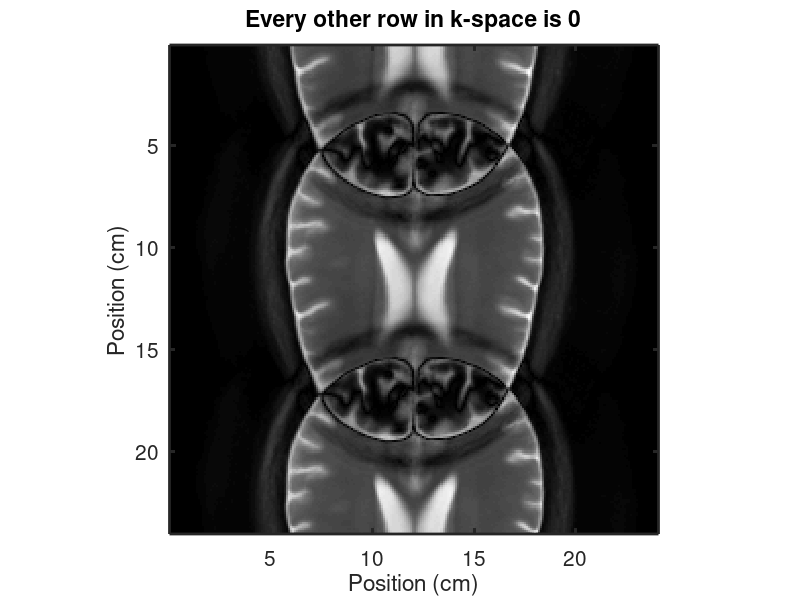
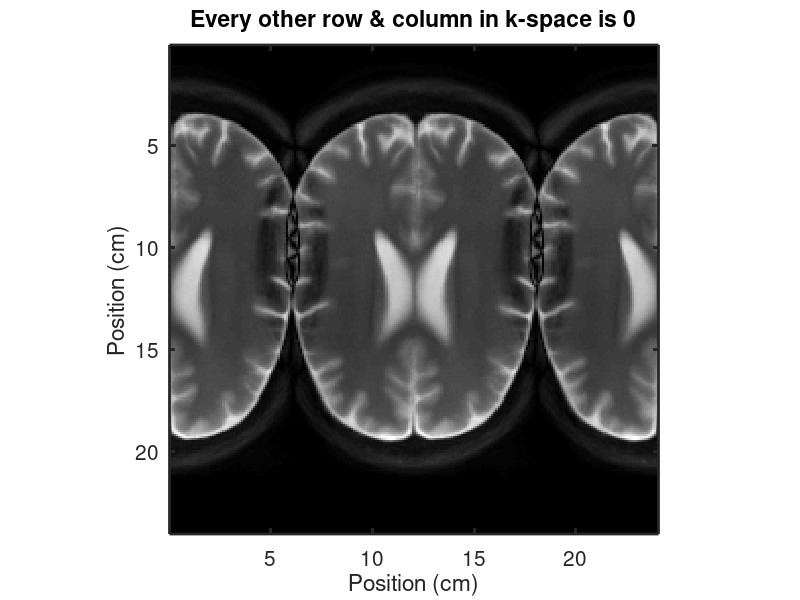
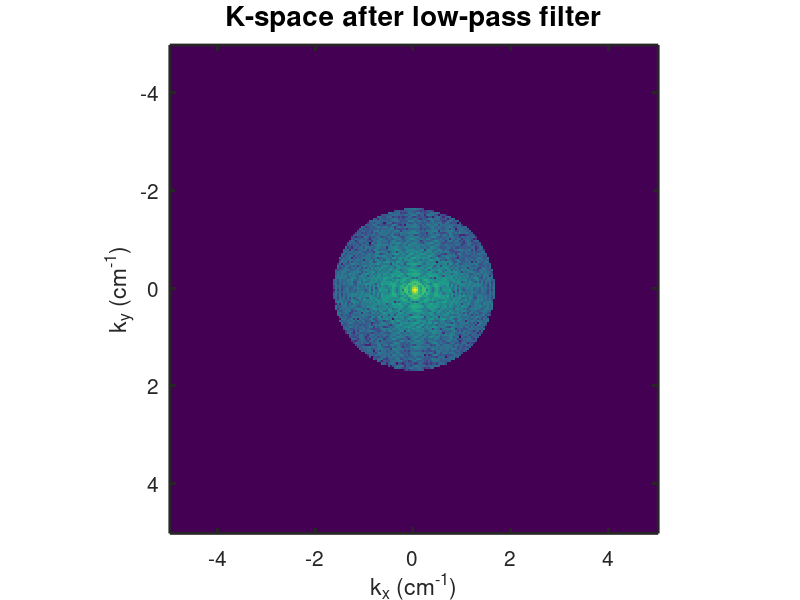
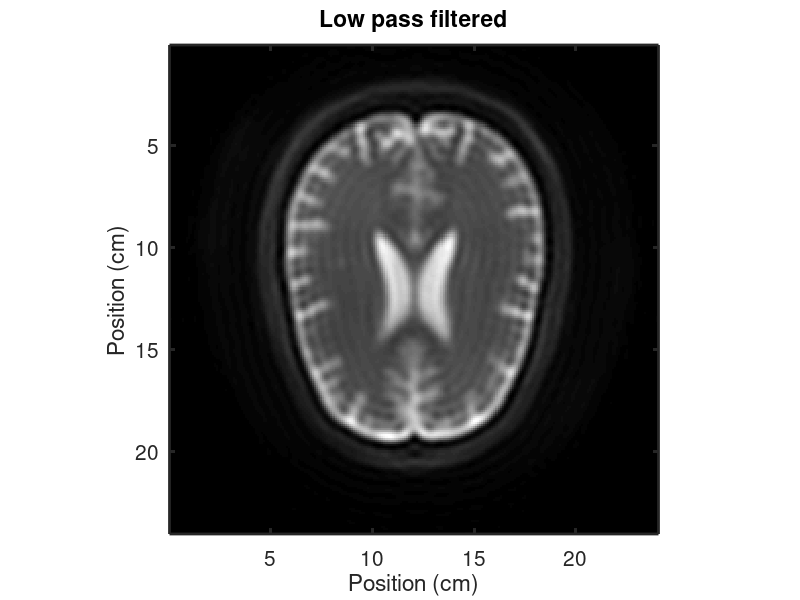

Reproduce these figures in MATLAB, in order. (Note: this script raises an error after producing the figures.)
%% HW04 begins
%% Initializing
clear all;
close all;
clc;
load matlab_monday_04.mat
res_x = 1; % mm
res_y = 1; % mm

%% Question 1
% Q1 (a)

% Get K-space
[sy,sx] = size(kspace);
kx = (1/(sx/10))*((1:sx)-sx/2);
ky = kx;

% Put every other row in K space as 0;
kspace1 = kspace;
kspace1(1 : 2 : end, :) = 0;
image = abs((ifft2(kspace1)));
figure(1)
imagesc((1:sx)/10, (1:sy)/10, image); axis image; colormap gray
xlabel('Position (cm)', 'FontSize', 20)
ylabel('Position (cm)', 'FontSize', 20)
title('Every other row in k-space is 0','FontSize', 20)
set(gca,'FontSize', 15, 'LineWidth', 2)
saveas(1, 'Figure1', 'png');

% Put every other column as 0;
kspace2 = kspace;
kspace2(:, 1 : 2 : end) = 0;
image = abs((ifft2(kspace2)));
figure(2)
imagesc((1:sx)/10, (1:sy)/10, image); axis image; colormap gray
xlabel('Position (cm)', 'FontSize', 20)
ylabel('Position (cm)', 'FontSize', 20)
title('Every other row & column in k-space is 0', 'FontSize', 20)
set(gca,'FontSize', 15, 'LineWidth', 2)
saveas(2, 'Figure2', 'png');

% Q1 (b) Here we establish a circular filter area with the radius of 40.

x = linspace(-sx/2, sx/2, 240);
y = linspace(-sy/2, sy/2, 240);
[X,Y] = meshgrid(x,y);
lpf = sqrt(X.^2+Y.^2);
for i = 1 : sy
    for j = 1 : sx
        if lpf(i, j) > 40
            lpf(i, j) = 0;
        else
            lpf(i, j) = 1;
        end
    end
end
imagesc((1:sx)/10, (1:sy)/10, lpf); axis image; colormap gray

kspace_l = kspace .* lpf;
figure(3)
imagesc(kx, ky, log10(abs(kspace_l))); axis image;
xlabel('k_x (cm^-^1)', 'FontSize', 20)
ylabel('k_y (cm^-^1)', 'FontSize', 20)
set(gca,'FontSize', 15, 'LineWidth', 2)
title('K-space after low-pass filter', 'FontSize', 20)
saveas(3, 'Figure3', 'png');

image = abs((ifft2(kspace_l)));
figure(4)
imagesc((1:sx)/10, (1:sy)/10, image); axis image; colormap gray
xlabel('Position (cm)', 'FontSize', 20)
ylabel('Position (cm)', 'FontSize', 20)
title('Low pass filtered', 'FontSize', 20)
set(gca,'FontSize', 15, 'LineWidth', 2)
saveas(4, 'Figure4', 'png');

% Q1 (c) The same circular filter area but value inversed.

x = linspace(-sx/2, sx/2, 240);
y = linspace(-sy/2, sy/2, 240);
[X,Y] = meshgrid(x,y);
hpf = sqrt(X.^2+Y.^2);
for i = 1 : sy
    for j = 1 : sx
        if hpf(i, j) > 40
            hpf(i, j) = 1;
        else
            hpf(i, j) = 0;
        end
    end
end
imagesc((1:sx)/10, (1:sy)/10, hpf); axis image; colormap gray

kspace_h = kspace .* hpf;
figure(5)
imagesc(kx, ky, log10(abs(kspace_h))); axis image;
xlabel('k_x (cm^-^1)', 'FontSize', 20)
ylabel('k_y (cm^-^1)', 'FontSize', 20)
set(gca,'FontSize', 15, 'LineWidth', 2)
title('K-space after high-pass filter', 'FontSize', 20)
saveas(5, 'Figure5', 'png');

image = abs((ifft2(kspace_h)));
figure(6)
imagesc((1:sx)/10, (1:sy)/10, image); axis image; colormap gray
xlabel('Position (cm)', 'FontSize', 20)
ylabel('Position (cm)', 'FontSize', 20)
title('High pass filtered', 'FontSize', 20)
set(gca,'FontSize', 15, 'LineWidth', 2)
saveas(6, 'Figure6', 'png');

%% Question 2
close all;
clear all;
clc;
load matlab_monday_04.mat

options = optimset('TolFun',1e-12,'TolX',1e-12);
options = optimset('Display','off');
options = optimset(options,'MaxIter',150,'MaxFunEval',2000);

% TR_s1
params_guess = zeros(2, 13);
for i = 1 : 13
    truth1 = VTR_s1(i, :);
    params_guess = [0.1, 200];
    params_fit(:, i) = lsqcurvefit('HW04_function', params_guess, TR_s1, truth1, [], [], options);
end
Err_1 = sum(((T1-params_fit(2, :)) ./ T1) .^ 2);

refx=[0 3000];
refy=[0 3000];

figure(7)
plot(params_fit(2, :), T1, "o", refx, refy, 'k', 'LineWidth', 1)
axis([0 3000 0 3000])
title("T1 Estimation 1", 'FontSize', 20)
xlabel("Estimated", 'FontSize', 20)
ylabel("Actual", 'FontSize', 20)
set(gca,'FontSize', 15, 'LineWidth', 1)
saveas(7, 'Figure7', 'png');

% TR_s2
params_guess = zeros(2, 13);
for i = 1 : 13
    truth2 = VTR_s2(i, :);
    params_guess = [0.1, 200];
    params_fit(:, i) = lsqcurvefit('HW04_function', params_guess, TR_s2, truth2, [], [], options);
end
Err_2 = sum(((T1-params_fit(2, :)) ./ T1) .^ 2);

refx=[0 3000];
refy=[0 3000];

figure(8)
plot(params_fit(2, :), T1, "o", refx, refy, 'k', 'LineWidth', 1)
axis([0 3000 0 3000])
title("T1 Estimation 2", 'FontSize', 20)
xlabel("Estimated", 'FontSize', 20)
ylabel("Actual", 'FontSize', 20)
set(gca,'FontSize', 15, 'LineWidth', 1)
saveas(8, 'Figure8', 'png');

figure(9)
plot([1:21], TR_s1, 'LineWidth', 1);
hold on
plot([1:21], TR_s2, 'LineWidth', 1);
hold off
title("TR contrast", 'FontSize', 20)
xlabel("Data point", 'FontSize', 20)
ylabel("TR value", 'FontSize', 20)
set(gca,'FontSize', 15, 'LineWidth', 1)
saveas(9, 'Figure9', 'png');